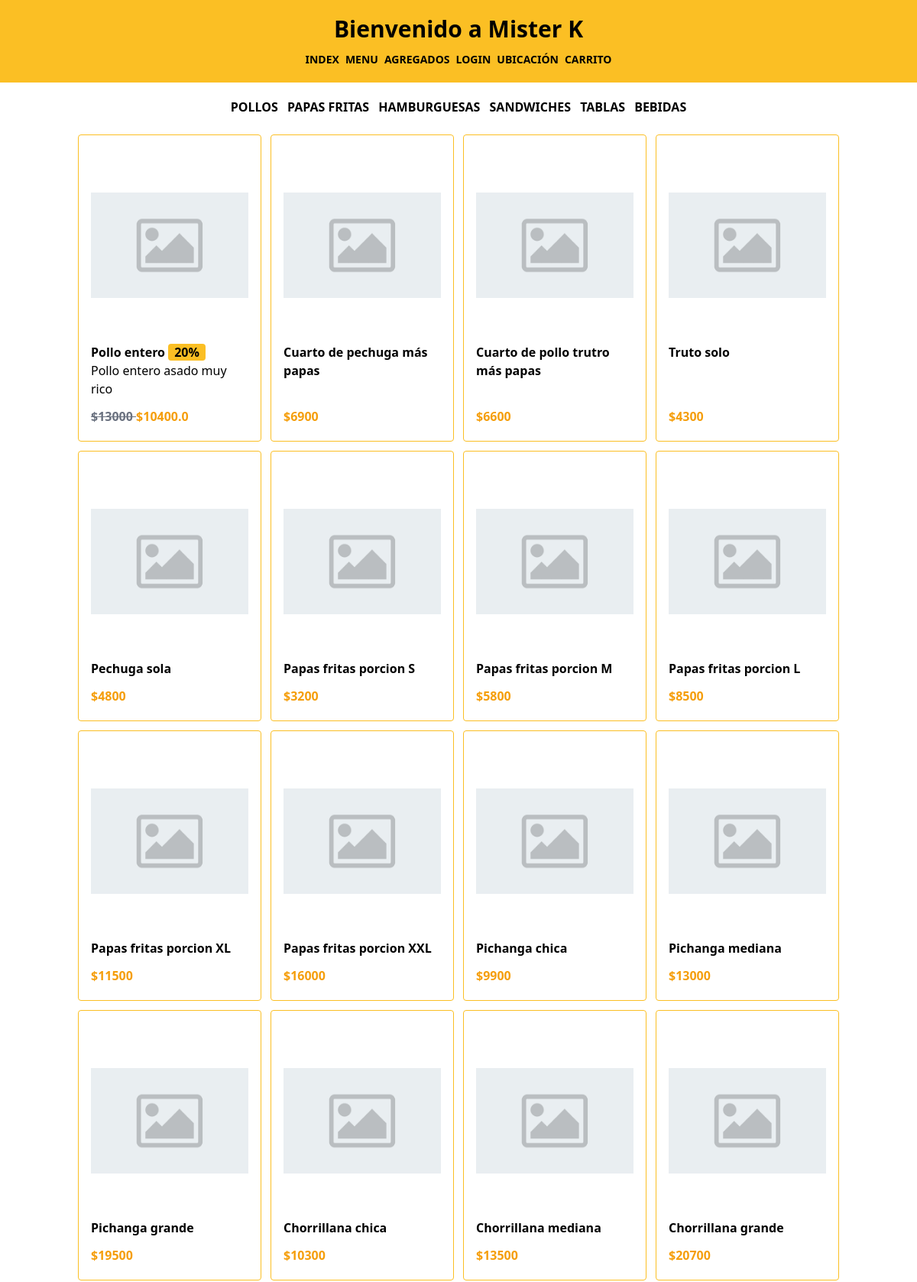
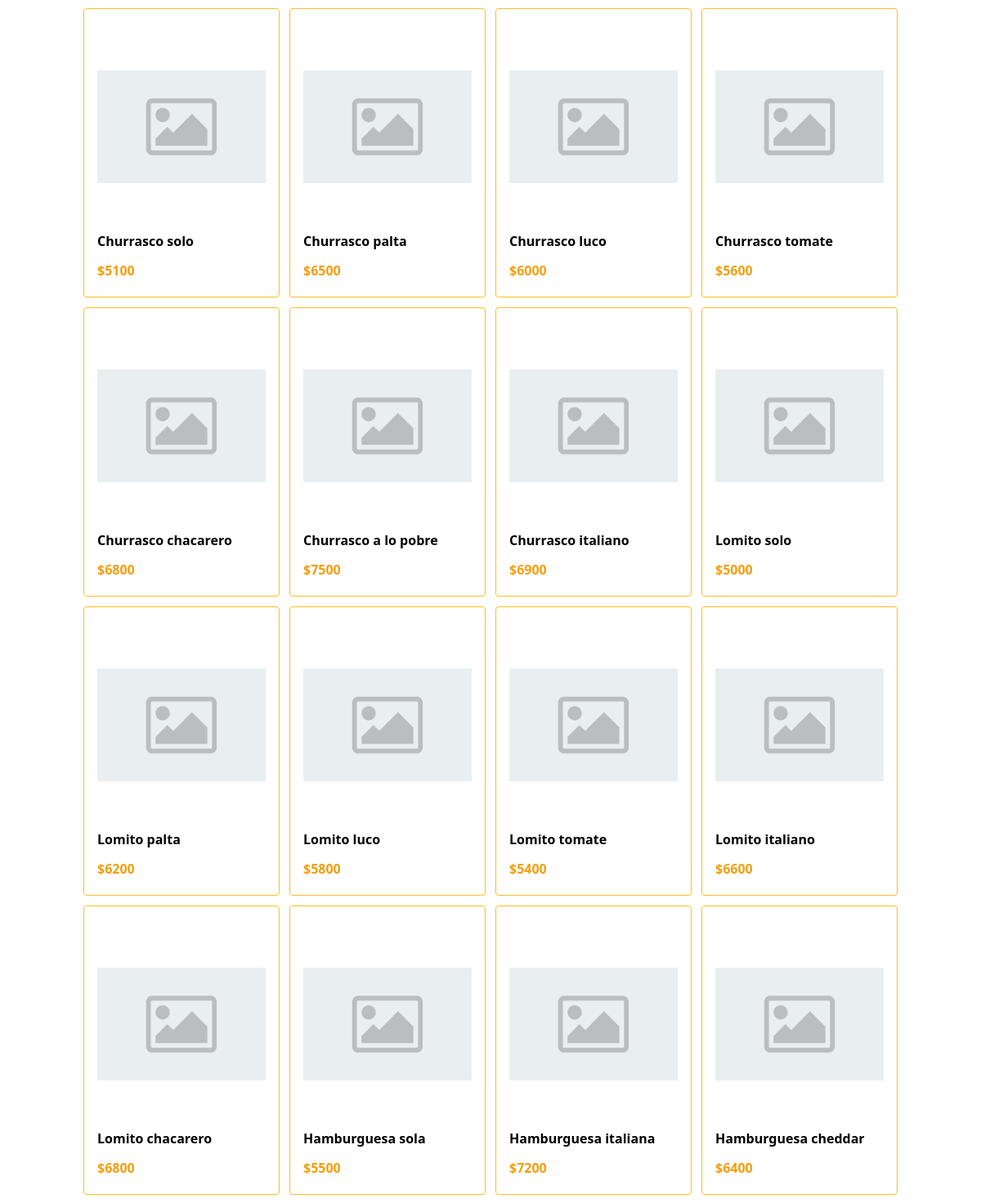
The page /menu (upper part) on the database its author committed (2 pictures, top to bottom).
### misterK/models.py (models this page shows, shortened)
class Categorias(models.Model):
    nombre_categoria = models.CharField(max_length=50)

class Productos(models.Model):
    nombre = models.CharField(max_length=50)
    precio = models.IntegerField()
    descripcion = models.CharField(max_length=100)
    categoria = models.ForeignKey(Categorias, on_delete=models.CASCADE)
    oferta = models.BooleanField(default=False)
    porcentajeOferta = models.IntegerField()
    imagen = models.ImageField(upload_to='productos/',null=True,blank=True)
    def precio_con_descuento(self):
        if self.oferta:
            return round(self.precio * (1 - self.porcentajeOferta / 100), 2)
        return self.precio

### misterK/views.py (the view)
# urls.py: path('menu', views.menu, name='menu'),
def menu(request):
    productos = Productos.objects.all()
    categorias = Categorias.objects.all()
    agregados = Agregados.objects.all()
    data = {
        'productos' : productos,
        'categorias' : categorias,
        'agregados' : agregados
    }
    return render(request, 'menu.html',data)

### templates/menu.html (shortened to what this page needs)
{% extends "base.html" %}
{% block header_title %}Bienvenido a Mister K{% endblock %}
{% block content %}
{% load static %}
   <div>
    {% for c in categorias %}
        <a href="/categoria/{{ c.id }}/" class="uppercase font-bold hover:text-amber-600 px-1">
          {{c.nombre_categoria}}
        </a>
    {% endfor %}
   </div>
  <div class="flex my-6 gap-3 flex-wrap w-auto justify-center">
    {% for p in productos %}
    <div class="p-4 border border-amber-400 rounded hover:border-2 w-60 flex flex-col items-stretch justify-between"
    onClick="window.location.href='/producto/{{ p.id }}/'"
    >
      <div>
        {% if p.imagen %}
              <img class="object-contain h-64 w-full" src="{{ p.imagen.url }}" alt="{{ p.nombre }}">
        {% else %}
              <img class="object-contain h-64 w-full" src="{% static 'images/default_image.png' %}">
        {% endif %}
        <h4 class="font-bold">{{p.nombre}}
          {% if p.oferta == 1 %}
            <span class="bg-amber-400 px-2 rounded font-bold">
              {{p.porcentajeOferta}}%
            </span>
          {% endif %}
        </h4>
        <p>{{p.descripcion}}</p>
      </div>
      {% if p.oferta == 1 %}
        <div class="mt-2">
          <button class="font-bold  py-1 rounded">
            <span class="text-gray-500 line-through">
              ${{p.precio}}
            </span>
            <span class="text-amber-500">
              ${{p.precio_con_descuento}}
            </span>
          </button>
        </div>
      {% elif p.oferta == 0 %}
        <div class="mt-2">
        <button class="text-amber-500 font-bold  py-1 rounded">
          ${{p.precio}}
        </button>
      </div>
      {% endif %}
    </div>
    {% endfor %}
  </div>
{% endblock %}

### rows shown on the page
Categorias: nombre_categoria "POLLOS"
Categorias: nombre_categoria "PAPAS FRITAS"
Categorias: nombre_categoria "HAMBURGUESAS"
Categorias: nombre_categoria "SANDWICHES"
Categorias: nombre_categoria "TABLAS"
Categorias: nombre_categoria "BEBIDAS"
Productos: nombre "Pollo entero", porcentajeOferta "20", descripcion "Pollo entero asado muy rico", precio "13000", precio_con_descuento "10400.0"
Productos: nombre "Cuarto de pechuga más papas", precio "6900"
Productos: nombre "Cuarto de pollo trutro más papas", precio "6600"
Productos: nombre "Truto solo", precio "4300"
Productos: nombre "Pechuga sola", precio "4800"
Productos: nombre "Papas fritas porcion S", precio "3200"
Productos: nombre "Papas fritas porcion M", precio "5800"
Productos: nombre "Papas fritas porcion L", precio "8500"
Productos: nombre "Papas fritas porcion XL", precio "11500"
Productos: nombre "Papas fritas porcion XXL", precio "16000"
Productos: nombre "Pichanga chica", precio "9900"
Productos: nombre "Pichanga mediana", precio "13000"
Productos: nombre "Pichanga grande", precio "19500"
Productos: nombre "Chorrillana chica", precio "10300"
Productos: nombre "Chorrillana mediana", precio "13500"
Productos: nombre "Chorrillana grande", precio "20700"
Productos: nombre "Churrasco solo", precio "5100"
Productos: nombre "Churrasco palta", precio "6500"
Productos: nombre "Churrasco luco", precio "6000"
Productos: nombre "Churrasco tomate", precio "5600"
Productos: nombre "Churrasco chacarero", precio "6800"
Productos: nombre "Churrasco a lo pobre", precio "7500"
Productos: nombre "Churrasco italiano", precio "6900"
Productos: nombre "Lomito solo", precio "5000"
Productos: nombre "Lomito palta", precio "6200"
Productos: nombre "Lomito luco", precio "5800"
Productos: nombre "Lomito tomate", precio "5400"
Productos: nombre "Lomito italiano", precio "6600"
Productos: nombre "Lomito chacarero", precio "6800"
Productos: nombre "Hamburguesa sola", precio "5500"
Productos: nombre "Hamburguesa italiana", precio "7200"
Productos: nombre "Hamburguesa cheddar", precio "6400"
